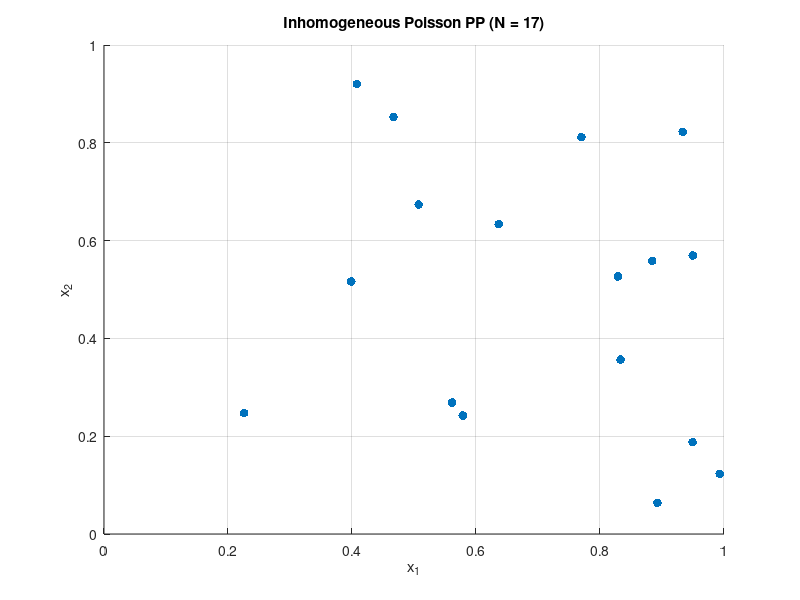
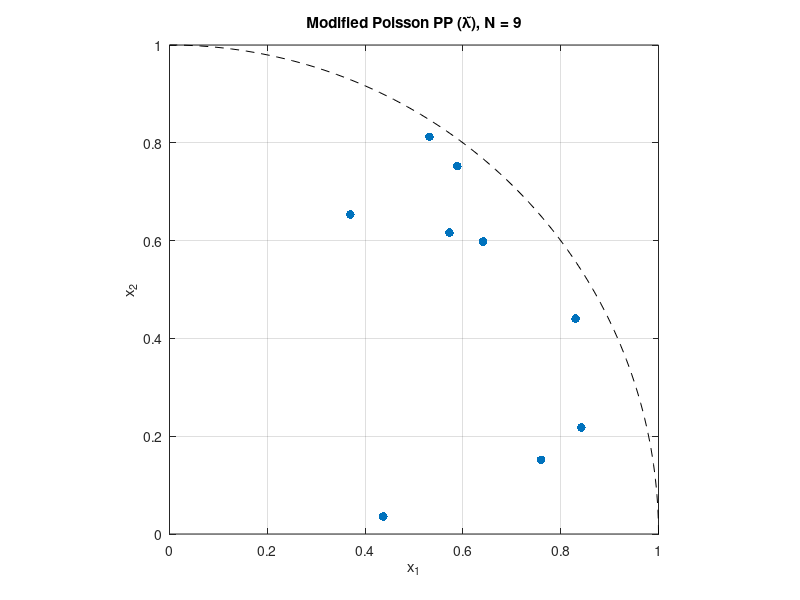

These figures' MATLAB source, in order:
%% Exercise a-c
% Inhomogeneous Poisson Point Process
clc; clear; close all;

% Define region
S = [0 1; 0 1]; % [x1min x1max; x2min x2max]

% Intensity function λ(x1, x2) = 30 * x1
lambda = @(x1, x2) 30 .* x1;

% Exercise a) 
% Expected number of points
expected_N = integral2(lambda, 0, 1, 0, 1);
fprintf('Expected number of points in S: %.2f\n', expected_N); % Expects 30*0.5=15 (x1 integrates from 0 to 1 giving 0.5)

% Exercise c)
% Simulate one realization
% Step 1: Draw total number of points
N = poissrnd(expected_N);

% Step 2: Generate x1, x2 according to λ(x)
x1 = sqrt(rand(N,1));   % Inverse CDF of f(x1) = 2x1
x2 = rand(N,1);         % Uniform in [0,1]

% Step 3: Plot realization
% Expects a plot that is dense at x1=1 and no points at x1=0, because
% lambda(x1) = 30*x1
% lambda(x1=0) = 0
% lambda(x1=1) = 30
figure;
scatter(x1, x2, 40, 'filled');
xlabel('x_1'); ylabel('x_2');
title(sprintf('Inhomogeneous Poisson PP (N = %d)', N));
axis([0 1 0 1]); grid on;

%% Exercise d)
% Modified intensity: λ̃(x) = 30 * x1 * 1[x1^2 + x2^2 <= 1]
clear; close all; clc;

lambda = @(x1, x2) 30 .* x1 .* (x1.^2 + x2.^2 <= 1);

% Expected number of points (numerical integration)
expected_N_mod = integral2(lambda, 0, 1, 0, 1);
fprintf('Expected number of points in modified region: %.2f\n', expected_N_mod);

% Simulate one realization
N = poissrnd(expected_N_mod);

% Sample candidates
x1 = sqrt(rand(N*2,1)); % oversample for rejection method
x2 = rand(N*2,1);

% Keep only those inside the unit circle
inside = (x1.^2 + x2.^2 <= 1);
x1 = x1(inside);
x2 = x2(inside);

% If we have more than needed, trim
if numel(x1) > N
    idx = randperm(numel(x1), N);
    x1 = x1(idx); x2 = x2(idx);
end

% Plot realization
% The realization still only depends on x1 as in last exercise.
% The new constraints make all the points to be inside a quarter circle, so
% indirectly dependency of x2
theta = linspace(0, pi/2, 100);
figure;
plot(cos(theta), sin(theta), 'k--'); hold on;
scatter(x1, x2, 40, 'filled');
xlabel('x_1'); ylabel('x_2');
title(sprintf('Modified Poisson PP (λ̃), N = %d', N));
axis([0 1 0 1]); axis equal; grid on;
